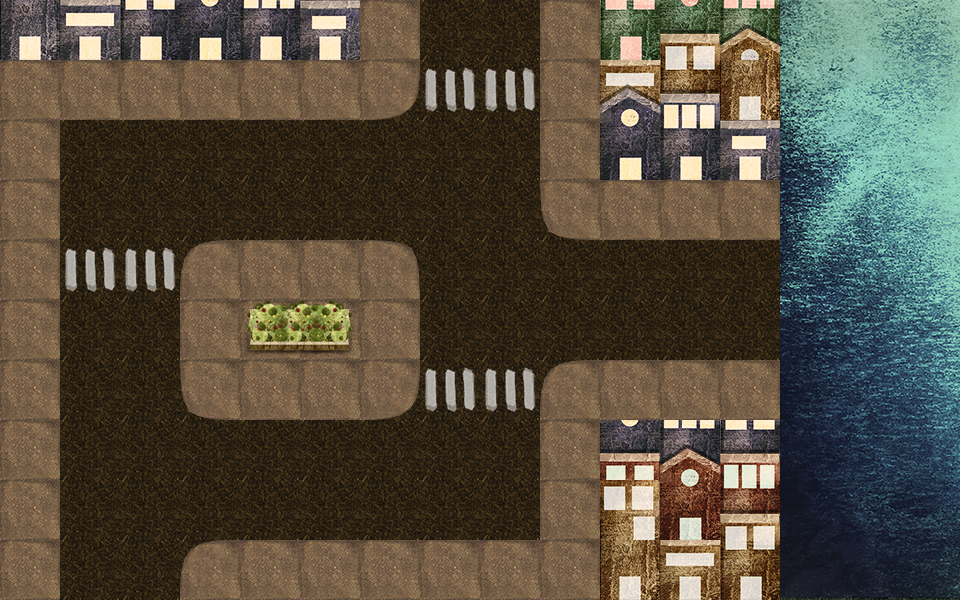

A 2D game scene composited from a Tiled map and its tileset images. What follows is a short description and the map's XML, with every tile layer's data as written:
An orthogonal 16x10 tile map with 60x60 px tiles, 2 tile layers (Tile Layer 1, Tile Layer 2), 4 tilesets.

<map version="1.0" orientation="orthogonal" width="16" height="10" tilewidth="60" tileheight="60">
 <tileset firstgid="1" name="city_tiles_oct28" tilewidth="60" tileheight="60">
  <image source="city/city_tiles_oct28.png" width="600" height="600" />
 </tileset>
 <tileset firstgid="101" name="kthria4" tilewidth="60" tileheight="60">
  <image source="city/kthria4.png" width="930" height="360" />
 </tileset>
 <tileset firstgid="191" name="Map_Background" tilewidth="60" tileheight="60">
  <image source="map/Map_Background.png" width="960" height="600" />
 </tileset>
 <tileset firstgid="351" name="sea" tilewidth="60" tileheight="60">
  <image source="city/sea.jpg" width="960" height="600" />
 </tileset>
 <layer name="Tile Layer 1" width="16" height="10">
  <data encoding="csv">
132,133,134,135,136,137,1,11,11,1,143,144,145,0,0,0,
1,1,1,1,1,1,11,11,11,1,178,179,177,0,0,0,
1,11,11,11,11,11,11,11,11,1,135,136,137,0,0,0,
1,11,11,11,11,11,11,11,11,11,1,1,1,0,0,0,
1,11,11,11,1,1,11,11,11,11,11,11,11,0,0,0,
1,11,11,1,1,1,1,11,11,11,11,11,11,0,0,0,
1,11,11,11,1,1,11,11,11,11,1,1,1,0,0,0,
1,11,11,11,11,11,11,11,11,1,135,136,134,0,0,0,
1,11,11,11,11,11,11,11,11,1,185,189,190,0,0,0,
1,11,11,11,1,1,1,1,1,1,177,178,179,0,0,0
</data>
 </layer>
 <layer name="Tile Layer 2" width="16" height="10">
  <data encoding="csv">
0,0,0,0,0,0,0,0,0,0,0,164,165,351,352,353,
0,0,0,0,0,0,59,55,55,0,120,121,0,367,368,369,
0,0,0,0,0,0,0,0,0,0,0,0,0,383,384,385,
0,0,0,0,0,0,0,0,0,57,0,0,0,399,400,401,
0,55,55,37,0,0,39,0,0,0,0,0,0,415,416,417,
0,0,0,0,22,23,0,0,0,0,0,0,0,431,432,433,
0,0,0,57,0,0,59,55,55,37,0,0,0,447,448,449,
0,0,0,0,0,0,0,0,0,0,170,174,175,463,464,465,
0,0,0,0,0,0,0,0,0,0,162,0,164,479,480,481,
0,0,0,37,0,0,0,0,0,0,0,0,0,495,496,497
</data>
 </layer>
</map>
